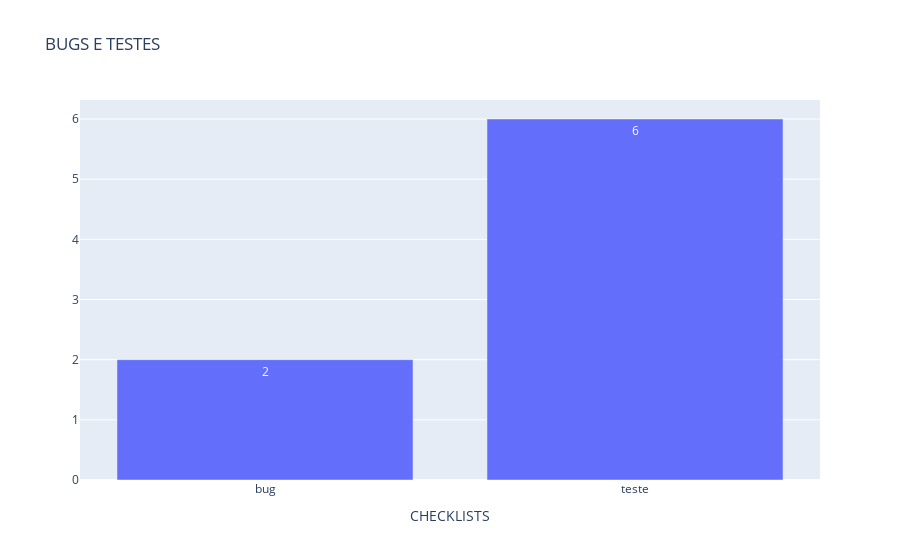

Here is the notebook cell this chart was saved with:
### Markdown cell above
CONFIGURAÇÕES DAS FIGURAS

### Code cell
#   Dados a serem inseridos nas figuras
tarefas_quadro = consolidado.groupby('quadro').size().reset_index(name = 'total_cartoes')
leadtime_tarefas = consolidado[['quadro', 'lead_time']]
checklist_interessada = consolidado[consolidado['checklist'].isin(['bug', 'teste'])]
bugs_encontrados = checklist_interessada['checklist'].str.contains('bug').sum()
testes_encontrados = checklist_interessada['checklist'].str.contains('teste').sum()

#   FIGURAS
#   Tarefas concluídas por quadro
fig_tarefasconcluidas = go.Figure(go.Bar(
    x = tarefas_quadro['total_cartoes'],
    y = tarefas_quadro['quadro'],
    orientation = 'h',
    text = tarefas_quadro['total_cartoes'],
    textposition = 'auto',
    textangle = 0
    ))
fig_tarefasconcluidas.update_layout(
    title = "TOTAL DE CARTÕES POR QUADRO",
    xaxis_title =  "TAREFAS CONCLUÍDAS",
    yaxis_title = "QUADROS",
    yaxis = dict(categoryorder = 'total ascending'),
    uniformtext_minsize = 8,
    uniformtext_mode = 'hide'
)

#   Tempo de tarefas concluídas
fig_leadtime = go.Figure(go.Scatter(
    y = leadtime_tarefas['lead_time'],
    mode = 'markers'
    ))
fig_leadtime.update_layout(
    title = "LEAD TIME",
    yaxis_title = "TEMPO DE TAREFA (DIAS)",
    xaxis_title = "TAREFAS CONCLUÍDAS"
)

#   Bugs e testes encontrados
fig_bugteste = go.Figure(go.Bar(
    x = checklist_interessada['checklist'],
    y = [bugs_encontrados, testes_encontrados],
    text = [bugs_encontrados, testes_encontrados]
    ))
fig_bugteste.update_layout(
    title = "BUGS E TESTES",
    xaxis_title =  "CHECKLISTS"
    
)

### Figure 1 — Plotly figure (JSON) as saved in the notebook; plotly's stock layout.template omitted (floating-point values rounded to 4 significant figures)
{"data": [{"text": ["2", "6"], "type": "bar", "x": ["bug", "teste", "teste", "teste", "teste", "bug", "teste", "teste"], "y": [2, 6]}], "layout": {"title": {"text": "BUGS E TESTES"}, "xaxis": {"title": {"text": "CHECKLISTS"}}}}
